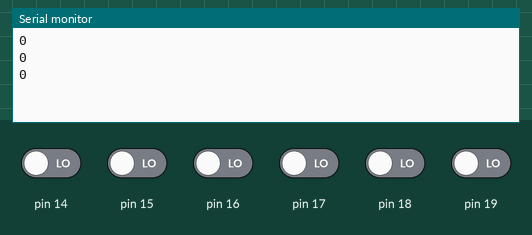
A sketch run on a simulated Arduino Uno, built with avr-gcc and run on an emulated ATmega328P. Shown: the last lines printed to the serial monitor. The test bench sets the inputs (shaded band); at power-on: pin 14–19 LOW.

Above: at 2.8 s.
2.9 s: pin 14 driven HIGH
At 3.8 s:
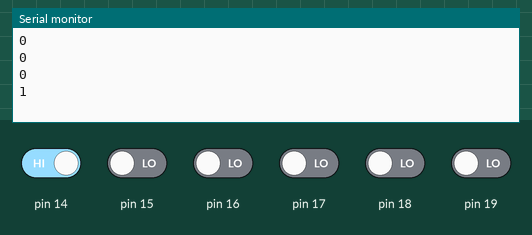
4.4 s: pin 15 driven HIGH
At 5.4 s:
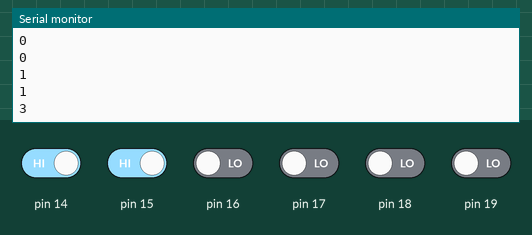
5.9 s: pin 16 driven HIGH
At 6.8 s:
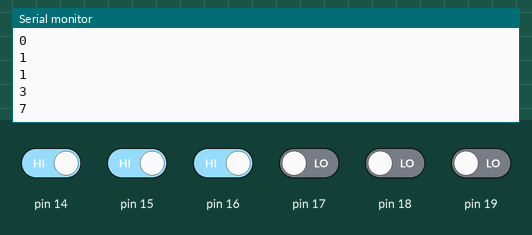
7.4 s: pin 17 driven HIGH
At 8.7 s:
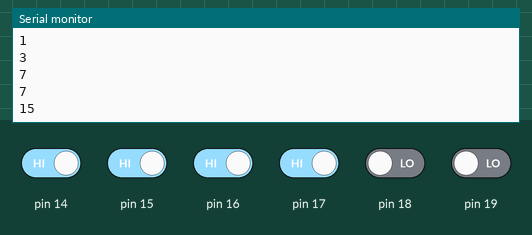
8.9 s: pin 18 driven HIGH
At 9.6 s:
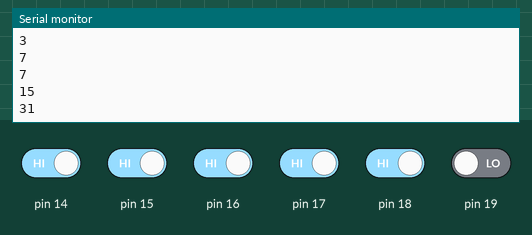
10.4 s: pin 19 driven HIGH
At 11.8 s:
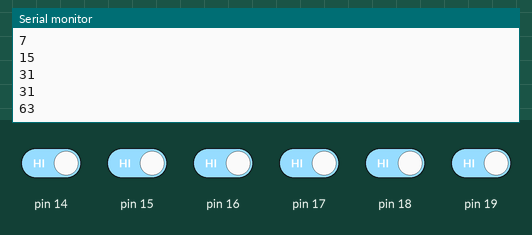
Timing chart, 0 to 12.9 s (numbered marks = the images above; inputs shaded):
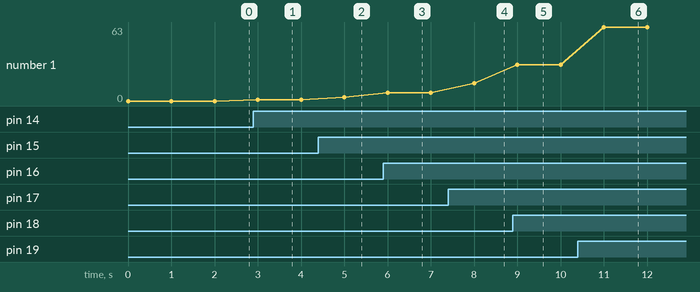

Measured:
- after the input at 2.9 s, the serial monitor: prints a new line after 0.10 s (image 1)
- after the input at 4.4 s, the serial monitor: prints a new line after 0.60 s (image 2)
- after the input at 5.9 s, the serial monitor: prints a new line after 0.10 s (image 3)
- after the input at 7.4 s, the serial monitor: prints a new line after 0.60 s (image 4)
- after the input at 8.9 s, the serial monitor: prints a new line after 0.10 s (image 5)
- after the input at 10.4 s, the serial monitor: prints a new line after 0.60 s (image 6)
- plotted number 1: 0 → 1 after the input at 2.9 s, 1 → 3 after the input at 4.4 s, 3 → 7 after the input at 5.9 s, 7 → 15 after the input at 7.4 s, 15 → 31 after the input at 8.9 s

The sketch:

portManipulation.ino
```cpp
byte my_var;
void setup()
{
    Serial.begin(9600);

    DDRC = 0b00000000; //30,31,32,33,34,35,36,37
}

void loop()
{
         //Pin 1 of PORTD is an input, all others are outputs
         //Create a variable to store the data read from PORTD
 my_var = PINC ;   //Read the PORTD pin 1 value and put it in the variable
 Serial.println(String(my_var));
 delay(1000);
}
```
